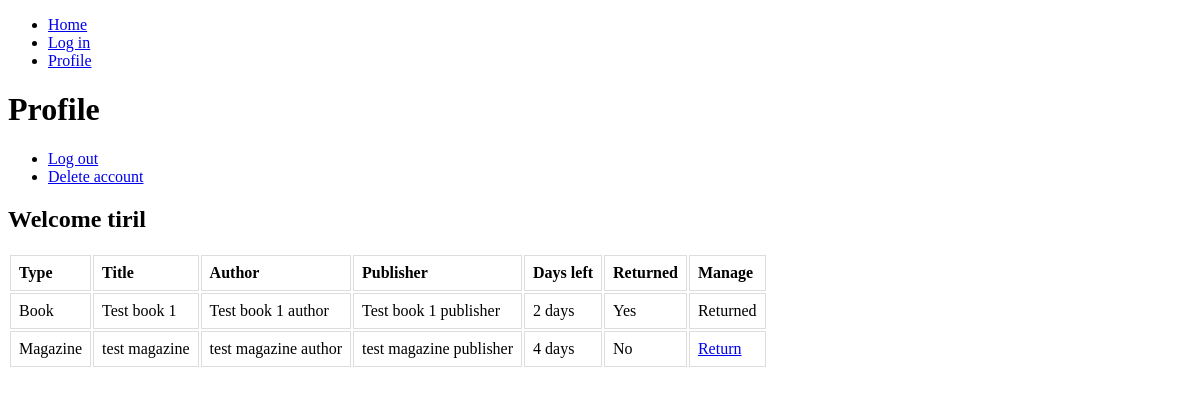
/user/profile/ (signed in), run on an earlier commit of the app's database.
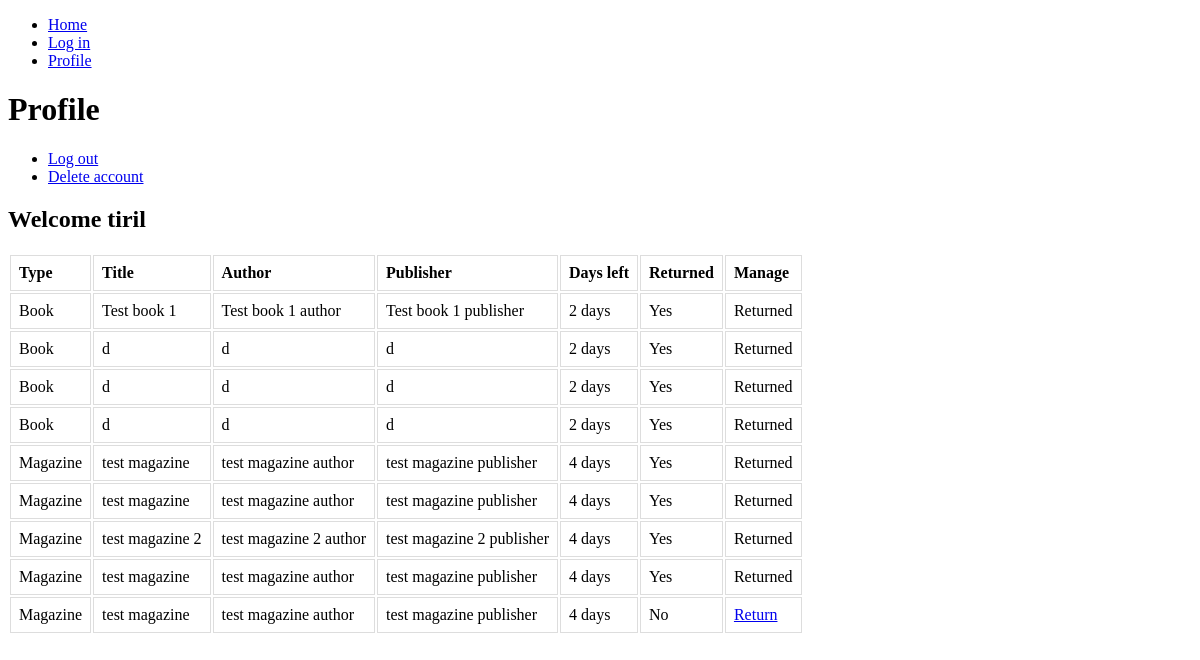
And on a later commit of the database.
### library_app/models.py (models this page shows, shortened)
class BookLoan(models.Model):
    user = models.ForeignKey(User, on_delete=models.CASCADE)
    book = models.ForeignKey(Book, on_delete=models.CASCADE)
    loaned_timestamp = models.DateTimeField(auto_now_add=True)
    returned_timestamp = models.DateTimeField(null=True)
    def daysLeft(self):
        date_to_return = self.loaned_timestamp + \
        timedelta(days=loan_days_limit['book'])
        days_left = (date_to_return - self.loaned_timestamp).days
        return days_left

class Book(models.Model):
    title = models.CharField(max_length=200)
    author = models.CharField(max_length=200)
    publisher = models.CharField(max_length=200)
    is_available = models.BooleanField(default=True)

class MagazineLoan(models.Model):
    user = models.ForeignKey(User, on_delete=models.CASCADE)
    magazine = models.ForeignKey(Magazine, on_delete=models.CASCADE)
    loaned_timestamp = models.DateTimeField(auto_now_add=True)
    returned_timestamp = models.DateTimeField(null=True)
    def daysLeft(self):
        date_to_return = self.loaned_timestamp + \
        timedelta(days=loan_days_limit['magazine'])
        days_left = (date_to_return - self.loaned_timestamp).days
        return days_left

class Magazine(models.Model):
    title = models.CharField(max_length=200)
    author = models.CharField(max_length=200)
    publisher = models.CharField(max_length=200)
    is_available = models.BooleanField(default=True)

### user_app/views.py (the view)
# urls.py: path("profile/", views.profile, name="profile"),
@login_required
def profile(request):
    user = request.user
    bookloans = BookLoan.objects.filter(user=user)
    magazineloans = MagazineLoan.objects.filter(user=user)
    context = {"bookloans": bookloans, "magazineloans": magazineloans, "user": user}
    return render(request, "user_app/profile.html", context)

### templates/user_app/profile.html (shortened to what this page needs)
{% extends "base.html" %}
{% block content %}
<h1>Profile</h1>
<ul>
    <li><a href="{% url 'user_app:logout'%}">Log out</a></li>
    <li><a href="#">Delete account</a></li>
</ul>
<div>
    <h2>Welcome {{user.username}}</h2>
    <div>
    <table>
        <tr>
            <th>Type</th>
            <th>Title</th>
            <th>Author</th>
            <th>Publisher</th>
            <th>Days left</th>
            <th>Returned</th>
            <th>Manage</th>
        </tr>
            {% for bookloan in bookloans %}
                <tr>
                    <td>Book</td>
                    <td>{{bookloan.book.title}}</td>
                    <td>{{bookloan.book.author}}</td>
                    <td>{{bookloan.book.publisher}}</td>
                    <td>{{bookloan.daysLeft}} days</td>
                    <td>{% if bookloan.returned_timestamp is not None %} Yes {% else %} No {% endif %}</td>
                    <td>{% if bookloan.returned_timestamp is not None %} Returned {% else %}<a href="{% url "user_app:return_item" "book" bookloan.book.id%}">Return</a> {% endif %}</td>
                </tr>
            {% endfor %}
            {% for magazineloan in magazineloans %}
                <tr>
                    <td>Magazine</td>
                    <td>{{magazineloan.magazine.title}}</td>
                    <td>{{magazineloan.magazine.author}}</td>
                    <td>{{magazineloan.magazine.publisher}}</td>
                    <td>{{magazineloan.daysLeft}} days</td>
                    <td>{% if magazineloan.returned_timestamp is not None %} Yes {% else %} No {% endif %}</td>
                    <td>{% if magazineloan.returned_timestamp is not None %} Returned {% else %}<a href="{% url "user_app:return_item" "magazine" magazineloan.magazine.id%}">Return</a> {% endif %}</td>
                </tr>
            {% endfor %}
        </table>
    </div>
</div>
{% endblock content %}

### templates/base.html (shortened to what this page needs)
<!DOCTYPE html>
<html lang="en">
<head>
    {% load static %}
    <link rel="stylesheet" href="{% static "global/style.css" %}">
</head>
<body>
    <header>
        <nav>
            <ul>
                <li><a href="{% url 'library_app:index' %}">Home</a></li>
                <li><a href="{% url 'user_app:login' %}">Log in</a></li>
                <li><a href="{% url 'user_app:profile' %}">Profile</a></li>
            </ul>
        </nav>
    </header>
    <main>
        {% block content %}
        {% endblock content %}
    </main>
</body>
</html>

### static/style.css (style rules this page uses)
td, th { border: 1px solid #dddddd; text-align: left; padding: 8px; }

What changed in the data, as far as the page shows it:
added BookLoan: book "d", book.author "d", book.publisher "d", daysLeft "2", shows "Yes", shows "Returned"
added BookLoan: book "d", book.author "d", book.publisher "d", daysLeft "2", shows "Yes", shows "Returned"
added BookLoan: book "d", book.author "d", book.publisher "d", daysLeft "2", shows "Yes", shows "Returned"
changed MagazineLoan (number 1 of 5 on the later page): returned_timestamp "No Return" → "Yes Returned"
added MagazineLoan: magazine "test magazine", magazine.author "test magazine author", magazine.publisher "test magazine publisher", daysLeft "4", shows "Yes", shows "Returned"
added MagazineLoan: magazine "test magazine 2", magazine.author "test magazine 2 author", magazine.publisher "test magazine 2 publisher", daysLeft "4", shows "Yes", shows "Returned"
added MagazineLoan: magazine "test magazine", magazine.author "test magazine author", magazine.publisher "test magazine publisher", daysLeft "4", shows "Yes", shows "Returned"
added MagazineLoan: magazine "test magazine", magazine.author "test magazine author", magazine.publisher "test magazine publisher", daysLeft "4", shows "No", shows "Return"
